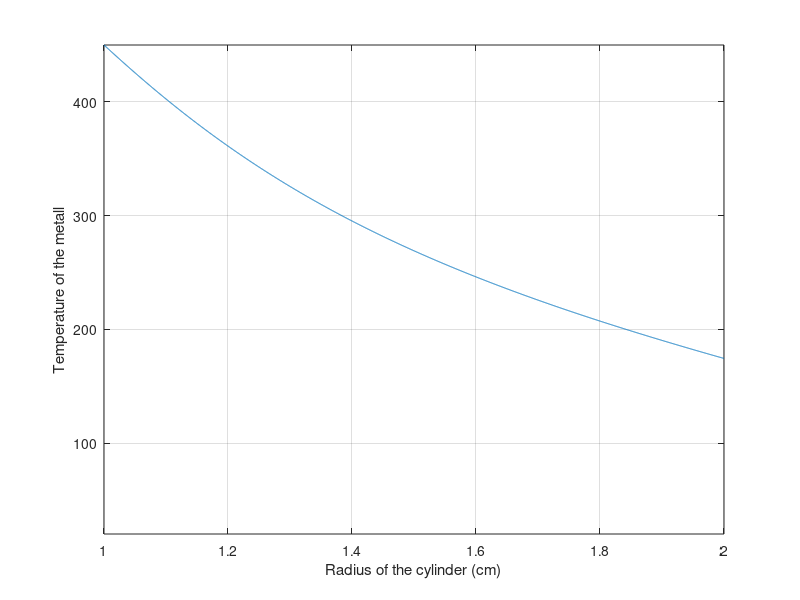

The MATLAB source for this figure:
rIn=1;      % The inner radius of the cylinder in centimeters
rOut=2;     % Outer radius of the cylinder in centimeters
uLiq=450;   % Temperature of the fluid
uAmb=20;    % Ambient temperature
n=25;       % N=25 (according to project description)
margin=0.1;   % Assumption: the difference between the temperature of two runs
rCount=0;   % Count loops
uInitLoop=0;
k=1;        % Heat transfer between metal and air
diff=100;   % Dummy 

while diff >= margin
    rCount=rCount+1;
    r=linspace(rIn, rOut, n);
    h=(rOut-rIn)/n;  % Discretization according to the finite differential method

    % Inhomogeneous metal
    d=1+(3*r.^2-9.*r+6)./(r.^3-4.5*r.^2+6.*r-3);
    
    % Boundary conditions
    col=zeros(n,1);
    col(1,1)=450;
    col(n,1)=20*k*((2*r(n)/h)+d(n));

    % Matrix
    mat=zeros(n,n);
    mat(1,1)=1;
    for i=2:n-1
        mat(i,i+1)=(r(i)/h^2)+d(i)/(2*h); 
        mat(i,i)=-2*r(i)/h^2; 
        mat(i,i-1)=r(i)/h^2-d(i)/(2*h);
    end
    mat(n,n-1)=-2*r(n)/h^2;
    mat(n,n)=k*d(n)+2*r(n)/h^2+2*k*r(n)/h;

    % Solve matrix
    u=mat\col;
    nLoop(rCount)=n;
    uLoop(rCount)=u(n);
    
    % Update conditions
    n=n*2;
    diff=abs(uLoop(rCount)-uInitLoop);
    uInitLoop=uLoop(rCount);
end

% Visual plot to show temperature 
plot(r,u);
grid on;
axis([1 2 20 uLiq]);
xlabel('Radius of the cylinder (cm)');
ylabel('Temperature of the metall');

